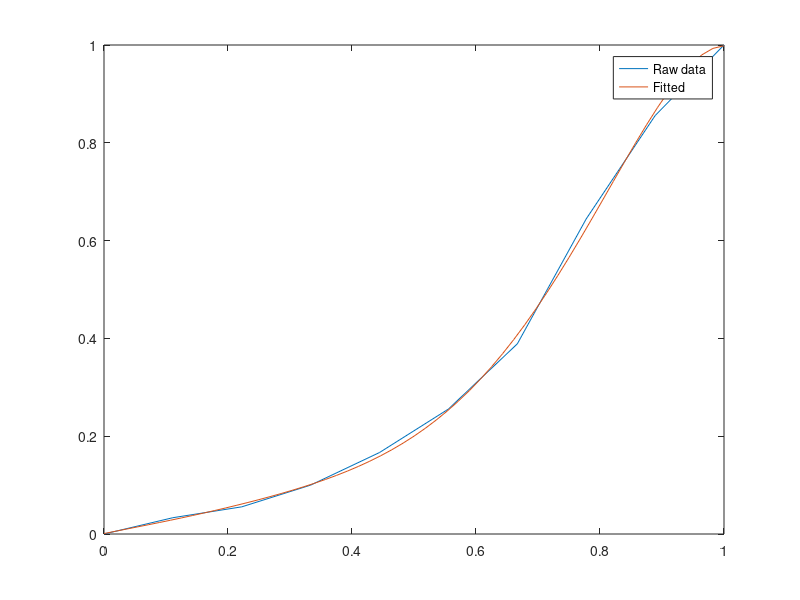

Recreate this plot in MATLAB.
clear
clc

%Ball Valve (Data for generic full bore) Cv vs angle function finder
amtOpen = [0 10 20 30 40 50 60 70 80 90] ./ 90;
typicalValveCvFrac = [0 3 5 9 15 23 35 58 77 90] ./ 90;
plot(amtOpen,typicalValveCvFrac);
P = polyfit(amtOpen,typicalValveCvFrac,6);
hold on;
fplot(@(x)polyval(P,x),[0,1]);
legend('Raw data', 'Fitted');
zeroPt = polyval(P,0);
disp(zeroPt);
P(length(P)) = P(length(P)) - zeroPt;
disp(polyval(P,0));
